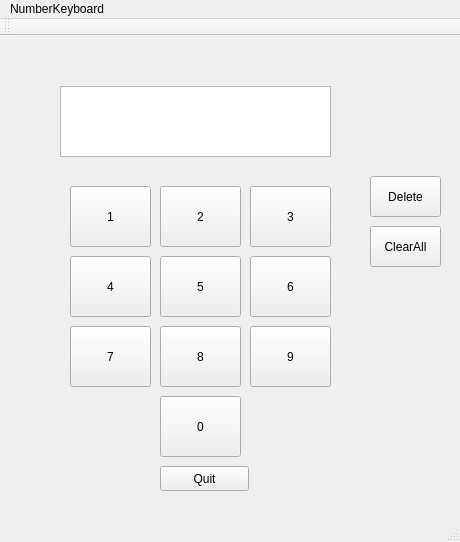
<?xml version="1.0" encoding="UTF-8"?>
<ui version="4.0">
 <class>NumberKeyboardMainWindow</class>
 <widget class="QMainWindow" name="NumberKeyboardMainWindow">
  <property name="geometry">
   <rect>
    <x>0</x>
    <y>0</y>
    <width>460</width>
    <height>542</height>
   </rect>
  </property>
  <property name="windowTitle">
   <string>NumberKeyboardMainWindow</string>
  </property>
  <widget class="QWidget" name="centralWidget">
   <widget class="QPushButton" name="pushButton_1">
    <property name="geometry">
     <rect>
      <x>70</x>
      <y>150</y>
      <width>81</width>
      <height>61</height>
     </rect>
    </property>
    <property name="text">
     <string>1</string>
    </property>
   </widget>
   <widget class="QPushButton" name="pushButton_2">
    <property name="geometry">
     <rect>
      <x>160</x>
      <y>150</y>
      <width>81</width>
      <height>61</height>
     </rect>
    </property>
    <property name="text">
     <string>2</string>
    </property>
   </widget>
   <widget class="QPushButton" name="pushButton_3">
    <property name="geometry">
     <rect>
      <x>250</x>
      <y>150</y>
      <width>81</width>
      <height>61</height>
     </rect>
    </property>
    <property name="text">
     <string>3</string>
    </property>
   </widget>
   <widget class="QPushButton" name="pushButton_4">
    <property name="geometry">
     <rect>
      <x>70</x>
      <y>220</y>
      <width>81</width>
      <height>61</height>
     </rect>
    </property>
    <property name="text">
     <string>4</string>
    </property>
   </widget>
   <widget class="QPushButton" name="pushButton_5">
    <property name="geometry">
     <rect>
      <x>160</x>
      <y>220</y>
      <width>81</width>
      <height>61</height>
     </rect>
    </property>
    <property name="text">
     <string>5</string>
    </property>
   </widget>
   <widget class="QPushButton" name="pushButton_6">
    <property name="geometry">
     <rect>
      <x>250</x>
      <y>220</y>
      <width>81</width>
      <height>61</height>
     </rect>
    </property>
    <property name="text">
     <string>6</string>
    </property>
   </widget>
   <widget class="QPushButton" name="pushButton_7">
    <property name="geometry">
     <rect>
      <x>70</x>
      <y>290</y>
      <width>81</width>
      <height>61</height>
     </rect>
    </property>
    <property name="text">
     <string>7</string>
    </property>
   </widget>
   <widget class="QPushButton" name="pushButton_8">
    <property name="geometry">
     <rect>
      <x>160</x>
      <y>290</y>
      <width>81</width>
      <height>61</height>
     </rect>
    </property>
    <property name="text">
     <string>8</string>
    </property>
   </widget>
   <widget class="QPushButton" name="pushButton_9">
    <property name="geometry">
     <rect>
      <x>250</x>
      <y>290</y>
      <width>81</width>
      <height>61</height>
     </rect>
    </property>
    <property name="text">
     <string>9</string>
    </property>
   </widget>
   <widget class="QPushButton" name="pushButton_0">
    <property name="geometry">
     <rect>
      <x>160</x>
      <y>360</y>
      <width>81</width>
      <height>61</height>
     </rect>
    </property>
    <property name="text">
     <string>0</string>
    </property>
   </widget>
   <widget class="QTextBrowser" name="NumberShow">
    <property name="geometry">
     <rect>
      <x>60</x>
      <y>50</y>
      <width>271</width>
      <height>71</height>
     </rect>
    </property>
   </widget>
   <widget class="QPushButton" name="deleteButton">
    <property name="geometry">
     <rect>
      <x>370</x>
      <y>140</y>
      <width>71</width>
      <height>41</height>
     </rect>
    </property>
    <property name="text">
     <string>Delete</string>
    </property>
   </widget>
   <widget class="QPushButton" name="quitButton">
    <property name="geometry">
     <rect>
      <x>160</x>
      <y>430</y>
      <width>89</width>
      <height>25</height>
     </rect>
    </property>
    <property name="text">
     <string>Quit</string>
    </property>
   </widget>
   <widget class="QPushButton" name="clearButton">
    <property name="geometry">
     <rect>
      <x>370</x>
      <y>190</y>
      <width>71</width>
      <height>41</height>
     </rect>
    </property>
    <property name="text">
     <string>ClearAll</string>
    </property>
   </widget>
  </widget>
  <widget class="QMenuBar" name="menuBar">
   <property name="geometry">
    <rect>
     <x>0</x>
     <y>0</y>
     <width>460</width>
     <height>28</height>
    </rect>
   </property>
   <widget class="QMenu" name="menuNumberKeyboard">
    <property name="title">
     <string>NumberKeyboard</string>
    </property>
   </widget>
   <addaction name="menuNumberKeyboard"/>
  </widget>
  <widget class="QToolBar" name="mainToolBar">
   <attribute name="toolBarArea">
    <enum>TopToolBarArea</enum>
   </attribute>
   <attribute name="toolBarBreak">
    <bool>false</bool>
   </attribute>
  </widget>
  <widget class="QStatusBar" name="statusBar"/>
 </widget>
 <layoutdefault spacing="6" margin="11"/>
 <resources/>
 <connections/>
</ui>
